Frame 1 (no input): blank canvas, image omitted
Frame 60 (no input): blank canvas, image omitted
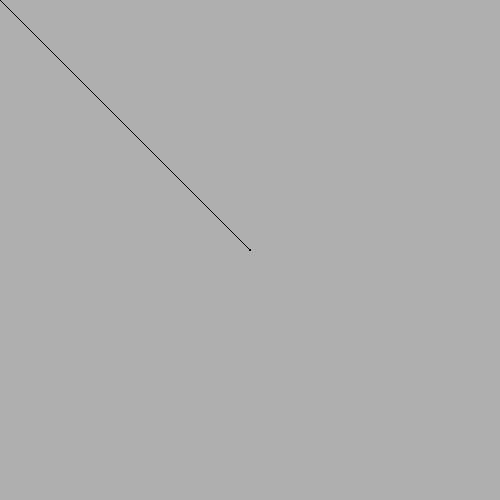
Frame 120 (the mouse pressed at the canvas centre since frame 60)

The p5.js sketch whose frames 1 and 60 were blank and that drew this single picture after the mouse press (run headless with seeded random() and noise() and a simulated clock; from frame 60 on, the mouse is pressed at the canvas centre):

// p5.js sketch
// ── sketch.js
function setup() {
    createCanvas(500,500);
    background(175);
}

function draw () {
    fill(255,0,0);
    line(mouseX,mouseY,pmouseX,pmouseY);
}

function mouseClicked() {
    fill(0,255,0);
    noStroke();
    ellipse(mouseX,mouseY,25,25);
}
